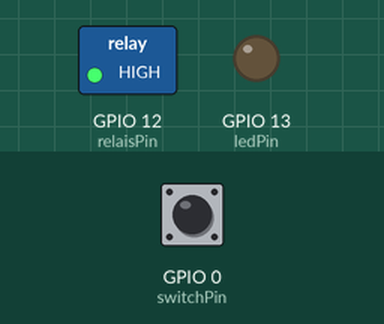
Recording of a sketch running on a simulated ESP8266 (Wemos D1 mini). Parts: switched loads named in the sketch (green lamp = pin HIGH), output pins drawn as LEDs (lit = HIGH). The inputs (shaded band) are chosen by the test bench; at power-on: GPIO 0 (switchPin) HIGH. WiFi joins after 1.5 s; servers stay silent unless stated; no MQTT or app messages arrive unless stated; what the sketch prints to the serial monitor is not drawn.

Above: at 2.9 s.
3.0 s: GPIO 0 (switchPin) pulled LOW for 0.15 s
At 4.2 s:
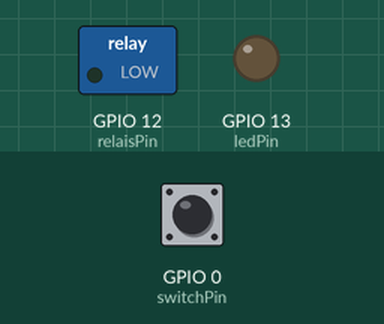
10.6 s: GPIO 0 (switchPin) pulled LOW for 1 s
At 12.5 s:
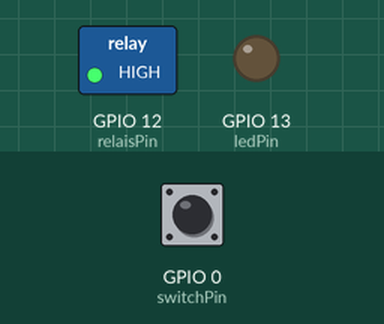
13.1 s: GPIO 0 (switchPin) pulled LOW for 3.2 s
At 17.2 s:
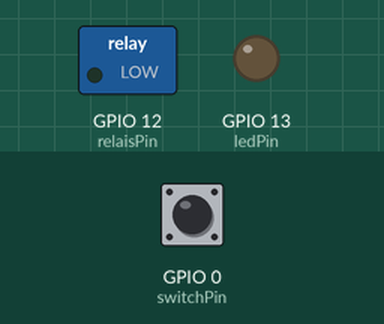
Timing chart, 0 to 18.7 s (numbered marks = the images above; inputs shaded):
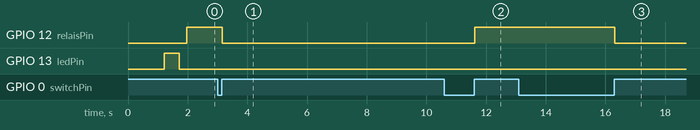

The sketch:

SonoffMQTT.ino
```cpp
// Simple MQTT test for Sonoff module, Kees Moerman January 2018
// Based on example code from www.baldengineer.com/mqtt-tutorial.html
// Make sure to include Sketch -> Include Library -> Manage Libraries -> PubSubClient
//
// Version 0.1: derived from Wemos_mqtt 0.3
// Version 0.2: added programmable subscription via topic Kees/<name>/Set
// Version 0.3: Some cleanup; but seems to crash after some time.
// Version 0.4: added queue for callback processing (copied from SerialWifiEnergy)
//              Still does a restart after first start... Why? Add some delays?
//                2018-12-23 12:28:43.539686: Kees/Log Sonoff2 0.4 started...
//                2018-12-23 12:28:43.572419: Kees/Log Sonoff2 died...
//                2018-12-23 12:28:43.826181: Kees/Log Sonoff2 new subscription...
// Version 0.5: Cleanup
//
// ToDo:
// - Fixed IP addresses (230 range? or <100 range?)
// - Commissioning via serial and/or mqtt generic name -> name, user, passw, subscr,
//   currently everything is hard coded
// - Use File system for commissioning data
//
// Programming:
// Via een USB-to-serial kabeltje en aanpassing van 5 Volt naar de benodigde 3.3 Volt
// aansluiten op je computer. De Arduino-omgeving kan vervolgens de Flash op de Sonoff schrijven:
// knop ingedrukt houden tijdens power-on om in boot-mode te komen.
// Setting: 'Generic ESP8285 module', Flash 1 MB/64K SPIFFS, 26 MHz Xtal/80 MHz cpu, USBasp prog
// https://www.keesmoerman.nl/arduino.html#mozTocId292264
//
// pubsubclient API reference:
// https://imroy.github.io/pubsubclient/classPubSubClient.html
//
// Current approach does not allow easy publishing of data, need to break open the loop
// https://github.com/knolleary/pubsubclient/issues/197
//
// Update in PubSub library, seems mandatory???
// In ~/Documents/Projects/Arduino/libraries/PubSubClient/src:
// #define MQTT_MAX_PACKET_SIZE 256
//
// Note: it does also listen to its own MQTT messages... Bidirectional link!!
// Need to update dashboard, but can also be updated by dashboard. OK
//
// Timer1 is used by WiFi, so standard timer libraries will not work. Use Ticker:
// https://arduino-esp8266.readthedocs.io/en/latest/libraries.html
//
// File system tool (not used yet)
// https://esp8266.github.io/Arduino/versions/2.0.0/doc/filesystem.html
// https://github.com/esp8266/arduino-esp8266fs-plugin/releases/download/0.1.3/ESP8266FS-0.1.3.zip.
//
// Misc:
// Schematics https://www.itead.cc/wiki/File:Sonoff_TH_Schematic.pdf

#define SONOFF "Sonoff5"                // name of your device
#define MYTOPICS "MyMQTT/"              // MQTT path

#include <EEPROM.h>                     // Why needed?
#include <ESP8266WiFi.h>
#include <PubSubClient.h>
#include <Ticker.h>

const char* ssid            = "<yourSSID>";     // Network WiFi SSID
const char* password        = "<yourPassword>"; // Network WiFi password

const char* mqtt_server     = "192.168.xxx.xx"; // MQTT server Ethernet address
const int   mqtt_port       = 1883;             // MQTT port number, 1883 is default
const char* mqtt_user       = SONOFF;           // the MQTT device name
const char* mqtt_password   = "MQTTpassword";   // the MQTT device password

const char* mqtt_topicSet   = MYTOPICS SONOFF "/Set";
const char* mqtt_topicDbg   = MYTOPICS "Debug";     // debugging messages
const char* mqtt_topicLog   = MYTOPICS "Log";       // Logging messages

void mqttCallback(char* topic, byte* payload, unsigned int length);

WiFiClient espClient;
PubSubClient mqttClient(mqtt_server, mqtt_port, mqttCallback, espClient);

const int relaisPin    = 12;            // Sonoff Relais: GPIO 12; active-HIGH
const int switchPin    =  0;            // Sonoff Physical key: GPIO0 (D3); active-low
const int ledPin       = 13;            // Sonoff green LED: GPIO13 (D3); active-low
const int extraPin     = 14;            // this is the extra pin on the 5-pin header

int relaisState  =  0;
int ledState     =  0;
int oldKeyState  =  0;

long lastMsgTimestamp = 0;

#define MQTTSUBSCRLEN 128               // Dynamic subscription acc to setting
char SonoffMqqtSubscr[MQTTSUBSCRLEN] = "\0";   // So far empty


Ticker tick50ms;                        // Ticker object
unsigned int tickCounter  = 0;          // Current counter value
unsigned int tickPrevious = 0;          // Value to where we catched up already


// Just some help for compact debug print statements
#define Serial_println2(x1,x2)         do { Serial.print((x1)); Serial.println((x2)); } while (0)
#define Serial_println3(x1,x2,x3)      do { Serial.print((x1)); Serial.print((x2)); Serial.println((x3)); } while (0)
#define Serial_println4(x1,x2,x3,x4)   do { Serial.print((x1)); Serial.print((x2)); Serial.print((x3)); Serial.println((x4)); } while (0)
#define Serial_println5(x1,x2,x3,x4,x5)       do { Serial.print((x1)); Serial.print((x2)); Serial.print((x3)); Serial.print((x4)); Serial.println((x5)); } while (0)
#define Serial_println6(x1,x2,x3,x4,x5,x6)    do { Serial.print((x1)); Serial.print((x2)); Serial.print((x3)); Serial.print((x4)); Serial.print((x5)); Serial.println((x6)); } while (0)


void tick()                             // 'interrupt' scheduled by OS at 50 ms
{
    tickCounter++;                      // just increment ticker; expensive actions in main loop
}

void setup_ticks(void)
{
    tick50ms.attach_ms(50, tick);       // 50 ms == 20 Hz, should be good enough
}

void setRelais(bool relaisOn)           // Control interface for 220V relais
{
    relaisState = relaisOn?1:0;
    digitalWrite(relaisPin, relaisOn?HIGH:LOW); // Active high
}

bool mqttResultCheckPrint(bool succeeded, const char* action, const char* message)
{                                       // print informative error message
    Serial_println4(succeeded?"Success ":"Failed", action, " with ", message);
    return succeeded;                   // pass down for further error handling
}

void setup_wifi() {                     // initialise the WiFi connection
    delay(10);
    // We start by connecting to a WiFi network
    Serial.println();
    Serial_println2("Connecting to ",ssid);

    WiFi.mode(WIFI_STA);                // Station, not access point!
    WiFi.begin(ssid, password);
    WiFi.mode(WIFI_STA);                // before or after? Doc shows before, internet after ...

    while (WiFi.status() != WL_CONNECTED) {
      delay(500);
      Serial.print(".");
      ledState = 1-ledState;            // Flash LED, low = on
      digitalWrite(ledPin, ledState?HIGH:LOW);
    }

    Serial.println();
    Serial_println2("WiFi connected, IP=", WiFi.localIP());
    ledState = 0;                       // Enable LED, low = on
    digitalWrite(ledPin, ledState?HIGH:LOW);
}


// ------ Don't want to do too much in the callback itself, so move to queue(s)

#define QUEUESIZE 4
#define QUEUEMESSLEN 255

struct Mqtt_message_struct
{
    char topic[QUEUEMESSLEN+1];         // MQTT topic path/name
    char payload[QUEUEMESSLEN+1];       // MQTT payload
    unsigned int payloadlen;            // and the length of the payload
} mqttQueue[QUEUESIZE];

unsigned int  mqtt_readptr = 0;         // pointers equal -> queue empty
unsigned int  mqtt_writeptr = 0;


void mqttCallback(char* topic, byte* payload, unsigned int length)
{                                       // lightweigth IRQ: only store message, don't execute
    unsigned int payloadLength = min(length, (unsigned int)QUEUEMESSLEN);

    payload[payloadLength] = '\0';
    Serial_println6("Message received [", topic, "]= (", payloadLength, "): ", (char *)payload);

    mqtt_writeptr++;                    // next empty entry in queue
    if(mqtt_writeptr >= QUEUESIZE) { mqtt_writeptr = 0; }

    strncpy(mqttQueue[mqtt_writeptr].topic, topic, QUEUEMESSLEN);
    strncpy(mqttQueue[mqtt_writeptr].payload, (char *)payload, payloadLength);
    mqttQueue[mqtt_writeptr].payloadlen = payloadLength;
    mqttQueue[mqtt_writeptr].payload[payloadLength] = (char)0; // terminator
}

void process_queue(void)                // handle one queued MQTT message
{                                       // (to be called in main loop)
    if(mqtt_readptr != mqtt_writeptr)
    {
      mqtt_readptr++;                   // OK, we have something in queue
      if(mqtt_readptr >= QUEUESIZE) { mqtt_readptr = 0; }

      if(strcmp(mqttQueue[mqtt_readptr].topic, mqtt_topicSet) == 0)
      {
        if(strlen(SonoffMqqtSubscr))
        {
          mqttResultCheckPrint(mqttClient.unsubscribe(SonoffMqqtSubscr),
            "unsubscribe", SonoffMqqtSubscr);       // unsubscribe previous
        }
        SonoffMqqtSubscr[0] = 0;

        uint length = strlen(mqttQueue[mqtt_readptr].payload);
        if(length && (length < MQTTSUBSCRLEN))      // Could be empty: only unsubscribe
        {
          strncpy(SonoffMqqtSubscr, mqttQueue[mqtt_readptr].payload, MQTTSUBSCRLEN);
          SonoffMqqtSubscr[length] = 0;             // new subscription; remember
          mqttResultCheckPrint(mqttClient.subscribe(SonoffMqqtSubscr), // and subscribe
            "subscribe", SonoffMqqtSubscr);
        }
        mqttResultCheckPrint(mqttClient.publish(mqtt_topicLog, (char *)(SONOFF " new subscription...")),
          "publish", (char *)mqtt_topicLog);
      }
      else if(strcmp(mqttQueue[mqtt_readptr].topic, SonoffMqqtSubscr) == 0)
      {
        // No need for publishStatus, as we got here already due to a publication
        setRelais(mqttQueue[mqtt_readptr].payload[0] == '1');
        Serial_println2("Change state received: ", mqttQueue[mqtt_readptr].payload[0]);
      }
      else // For debug purposes: display unknown topic (where does subscription come from?)
      {
        Serial_println2("What? ", mqttQueue[mqtt_readptr].topic);
      }
    }
}

// -------------------------------------------------


void publishStatus()                    // Publish our current State
{
    if (mqttClient.connected())
    {
      Serial.print("MQTT connected, ");
      mqttResultCheckPrint(mqttClient.publish(SonoffMqqtSubscr, relaisState?"1":"0"),
        "publishStatus", relaisState?"On":"Off");
    }
    else
    {
      Serial.println("MQTT connect failed.");
    }
}

void reconnect_subscribe()
{
    while (!mqttClient.connected())     // Loop until we're reconnected
    {
      Serial.print("Attempting MQTT connection...");
      // Attempt to connect to MQTT server:
      //   boolean connect(const char* id, const char* user, const char* pass,
      //       const char* willTopic, uint8_t willQos, boolean willRetain, const char* willMessage);
      if (mqttClient.connect(SONOFF " Client", mqtt_user, mqtt_password,
              mqtt_topicLog, 0, false, SONOFF " died..."))
      {
        delay(100);                     // Allow some time to initialise/stabilise
        Serial.println("connected");
        mqttResultCheckPrint(mqttClient.subscribe(mqtt_topicSet),  // Control interface setup
          "reconnect subscribe", (char *)mqtt_topicSet);
        delay(100);                     // Allow some time to switch to serial terminal
      }
      else
      {                                 // Keep on trying to initialise/stabilise
        Serial_println3("failed, rc=", mqttClient.state(), " try again in 5 seconds");
        delay(5000);
      }
    }
}

void setup() {
    delay(100);                         // Allow some time to switch to serial terminal
    Serial.begin(115200);
    delay(100);                         // Allow some time to switch to serial terminal
    Serial_println2("Setting up " SONOFF ", LED is pin ", relaisPin);

    pinMode(relaisPin, OUTPUT);
    setRelais(false);

    pinMode(ledPin, OUTPUT);
    digitalWrite(ledPin, LOW);          // low is on
    ledState = 1;

    pinMode(switchPin, INPUT_PULLUP);   // the push-button

    setup_wifi();
    setup_ticks();                      // the 50ms ticker
}

void loop()
{
    static bool firstTime = true;
    int keyState = digitalRead(switchPin);

    if (!mqttClient.connected()) {
      reconnect_subscribe();
    }
    mqttClient.loop();                  // does not loop; just executes one handling

  // Handling of (missed) ticks and input pins
    while(tickPrevious < tickCounter)
    {
      tickPrevious++;
      if(keyState != oldKeyState)
      {
        oldKeyState = keyState;
        if(keyState)                    // key released again?
        {
          setRelais(!relaisState);      // toggle LED
          publishStatus();              // and, as we decided, also publish updated status
        }
      }
      process_queue();
    }

    long now = millis();
    if (now - lastMsgTimestamp > 10000) // every 10 seconds
    {
      lastMsgTimestamp = now;
      Serial_println6("Tick count = ", tickCounter, ", State = ", relaisState, ", Switch = ", keyState);
  //  Serial.println("Publish message...");
  //  publishStatus();                  // Publish only when changed
    }

    if(firstTime && (tickCounter > 100))
    {
      firstTime = false;                // To get message in log file
      mqttResultCheckPrint(mqttClient.publish(mqtt_topicLog, (char *)(SONOFF " 0.4 started...")),
        "publish", (char *)mqtt_topicLog);
    }
}

// End of file
```

Measured:
- after the input at 3.0 s, GPIO 12 (relaisPin): HIGH → LOW after 0.16 s
- after the input at 10.6 s, GPIO 12 (relaisPin): LOW → HIGH after 1.0 s
- after the input at 13.1 s, GPIO 12 (relaisPin): HIGH → LOW after 3.2 s
